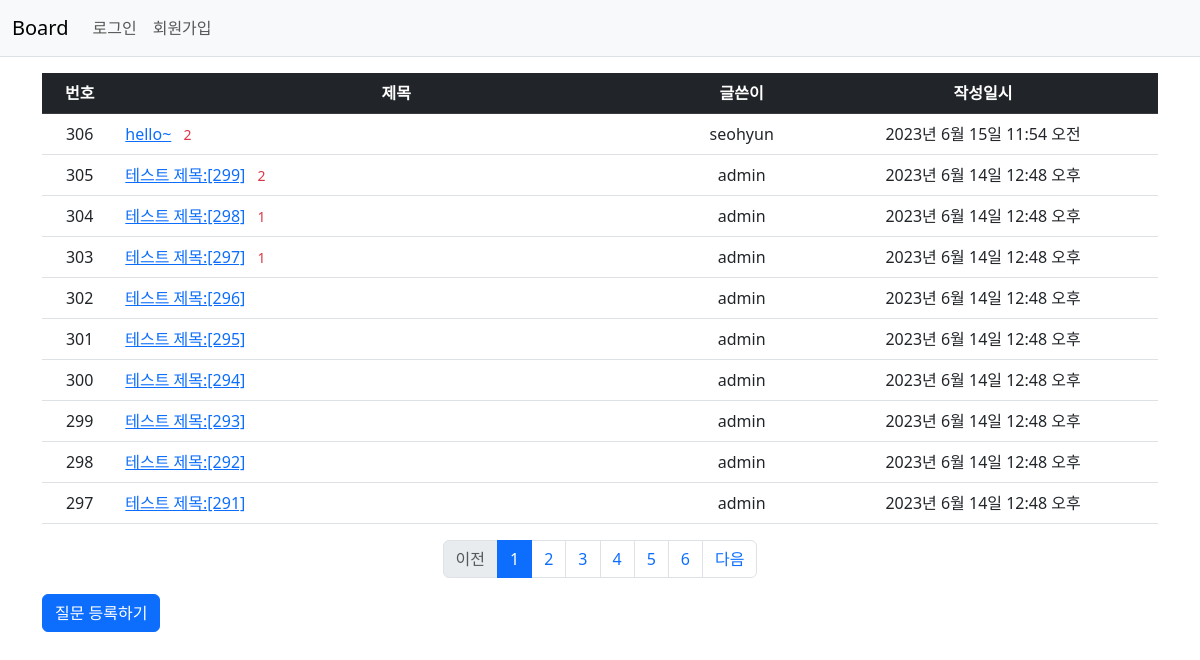
Page /board/ on the earlier database version.
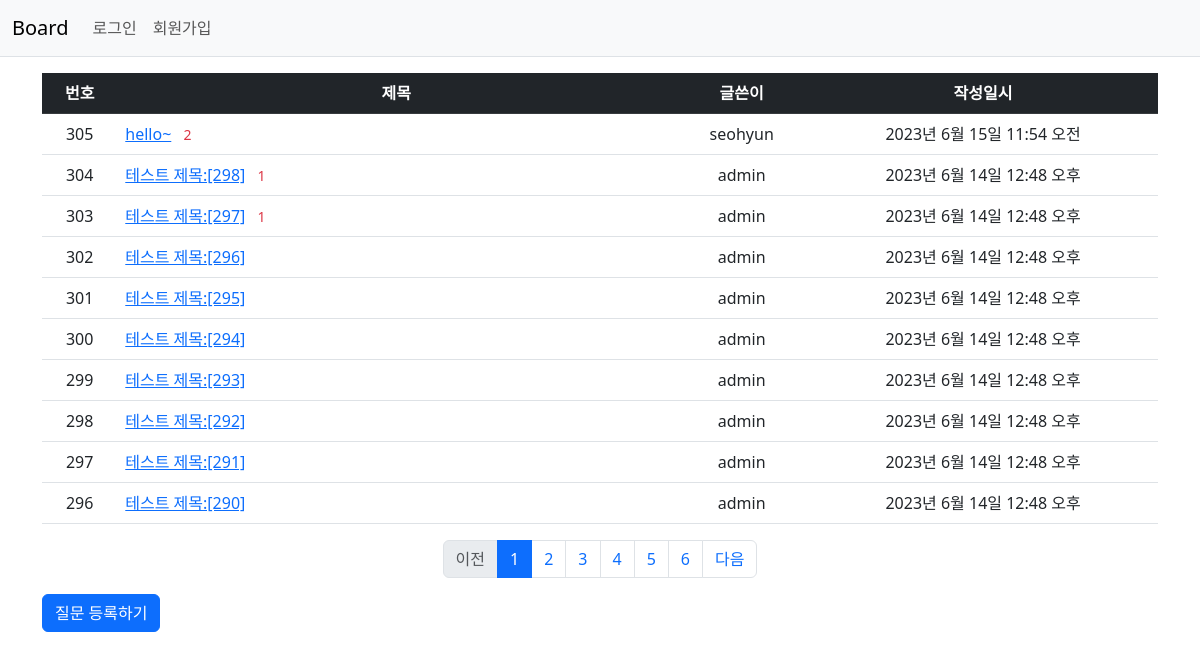
Same page on the later database version.
### board/models.py (models this page shows, shortened)
class Question(models.Model):
    author = models.ForeignKey(User, on_delete=models.CASCADE)
    subject = models.CharField(max_length=200)
    content = models.TextField()
    created_at = models.DateTimeField()
    modified_at = models.DateTimeField(null=True, blank=True)

### board/views.py (the view)
# urls.py: path('', views.index, name='index'),  # board/
def index(request):
    page = request.GET.get('page', '1')  # 페이지
    question_list = Question.objects.order_by('-created_at')
    paginator = Paginator(question_list, 10)  # 페이지당 10개씩 보여주기
    page_obj = paginator.get_page(page)
    context = {'question_list':page_obj}
    return render(request, 'board/question_list.html', context)

### board/templatetags/board_filter.py (called while the page is built)
@register.filter
def sub(value, arg):
    return value - arg

### templates/board/question_list.html
{% extends 'base.html' %}
{% load board_filter %}
{% block content %}
    <div class="container my-3">
        <table class="table">
            <thead>
                <tr class="text-center table-dark">
                    <th>번호</th>
                    <th style="width:50%;">제목</th>
                    <th>글쓴이</th>
                    <th>작성일시</th>
                </tr>
            </thead>
            <tbody>
                {% if question_list %}
                {% for question in question_list %}
                <tr class="text-center">
                    <td>
                        {{ question_list.paginator.count|sub:question_list.start_index|sub:forloop.counter0|add:1 }}
                    </td>
                    <td class="text-start">
                        <a href="{% url 'board:detail' question.id %}">{{ question.subject }}</a>
                        {% if question.answer_set.count > 0 %}
                        <span class="text-danger small mx-2">{{ question.answer_set.count }}</span>
                        {% endif %}
                    </td>
                    <td>{{ question.author.username }}</td>
                    <td>{{ question.created_at }}</td>
                </tr>
                {% endfor %}
                {% else %}
                <tr>
                    <td colspan="4">질문이 없습니다.</td>
                </tr>
                {% endif %}
            </tbody>
        </table>
        <ul class="pagination justify-content-center">
            {% if question_list.has_previous %}
            <li class="page-item">
                <a href="?page={{ question_list.previous_page_number }}" class="page-link">이전</a>
            </li>
            {% else %}
            <li class="page-item disabled">
                <a href="#" class="page-link" tabindex="-1" aria-disabled="true">이전</a>
            </li>
            {% endif %}
            {% for page_number in question_list.paginator.page_range %}
            {% if page_number >= question_list.number|add:-5 and page_number <= question_list.number|add:5 %}
            {% if page_number == question_list.number %}
            <li class="page-item active" aria-current="page">
                <a class="page-link" href="?page={{ page_number }}">{{ page_number }}</a>
            </li>
            {% else %}
            <li class="page-item">
                <a href="?page={{ page_number }}" class="page-link">{{ page_number }}</a>
            </li>
            {% endif %}
            {% endif %}
            {% endfor %}
            {% if question_list.has_next %}
            <li class="page-item">
                <a href="?page={{ question_list.next_page_number }}" class="page-link">다음</a>
            </li>
            {% else %}
            <li class="page-item disabled">
                <a href="#" class="page-link" tabindex="-1" aria-disabled="true">다음</a>
            </li>
            {% endif %}
        </ul>
        <a href="{% url 'board:question_create' %}" class="btn btn-primary">질문 등록하기</a>
    </div>
{% endblock %}

Differences in the rows shown:
removed Question: paginator.count|sub "305", subject "테스트 제목:[299]", answer_set.count "2", author.username "admin", created_at "2023년 6월 14일 12:48 오후"
computed for Question "hello~": paginator.count|sub "306" → "305"
now on this page (row unchanged): Question: paginator.count|sub "296", subject "테스트 제목:[290]", author.username "admin", created_at "2023년 6월 14일 12:48 오후"
